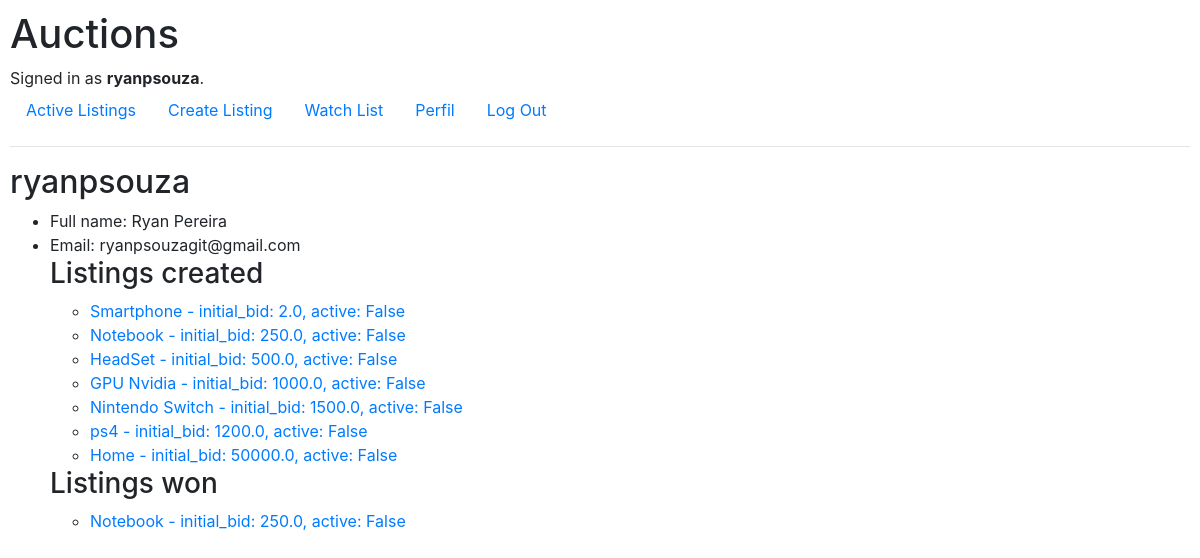
The app's page /user/1 (signed in) with its own data.
### auctions/models.py (models this page shows)
class User(AbstractUser):
    watch_list = models.ManyToManyField('Listing', blank=True, related_name="watchlisted_by")

class Listing(models.Model):
    title = models.CharField(max_length=64)
    description = models.TextField()
    initial_bid = models.FloatField()
    image_url = models.TextField(null=True, blank=True)
    category = models.CharField(max_length=64, null=True, blank=True)
    owner_user = models.ForeignKey(User, on_delete=models.CASCADE, related_name="listings")
    active = models.BooleanField(default=True)
    winner_bid = models.DecimalField(max_digits=12, blank=True, null=True, decimal_places=2)
    winner_user = models.ForeignKey(User, blank=True, null=True, related_name="listings_won", on_delete=models.SET_NULL)
    def __str__(self):
        return f"{self.title} - initial_bid: {self.initial_bid}, active: {self.active}"

### auctions/views.py (the view)
# urls.py: path("user/<int:user_id>", views.get_user, name="get_user"),
@login_required()
def get_user(request, user_id):
    user = User.objects.get(pk=user_id)
    listings_created = user.listings.all()
    listings_won = user.listings_won.all()
    return render(request, "auctions/user-page.html", {
        "user" : user,
        "listings_created" : listings_created,
        "listings_won" : listings_won
    })

### auctions/templates/auctions/user-page.html (shortened to what this page needs)
{% extends 'auctions/layout.html' %}
{% block body %}
    <h2>{{ user.username }}</h2>
    <ul>
        <li>Full name: {{ user.first_name }} {{ user.last_name }}</li>
        <li>Email: {{ user.email }}</li>
        {% if request.user != user %}
            <h3>Listings created: {{ listings_created.count|default:0 }}</h3>
            <h3>Listings won: {{ listings_won.count|default:0 }}</h3>
        {% else %}
        <h3>Listings created</h3>
            <ul>
            {% if listings_created %}
                {% for listing in listings_created %}
                    <li>
                        <a href="{% url 'get_listing' listing.id %}">{{ listing }}</a>
                    </li>
                {% endfor %}
            {% else %}
            <li>No listings created</li>
            {% endif %}
            </ul>
        <h3>Listings won</h3>
            <ul>
            {% if listings_won %}
                {% for listing_won in listings_won %}
                    <li>
                        <a href="{% url 'get_listing_inactive' listing_won.id %}">{{ listing_won }}</a>
                    </li>
                {% endfor %}
            {% else %}
            <li>No listings won</li>
            {% endif %}
            </ul>
        {% endif %}
    </ul>
{% endblock %}

### auctions/templates/auctions/layout.html (shortened to what this page needs)
{% load static %}
<!DOCTYPE html>
<html lang="en">
    <head>
        <link rel="stylesheet" href="https://stackpath.bootstrapcdn.com/bootstrap/4.4.1/css/bootstrap.min.css">
        <link href="{% static 'auctions/styles.css' %}" rel="stylesheet">
    </head>
    <body>
        <h1>Auctions</h1>
        <div>
            {% if request.user.is_authenticated %}
                Signed in as <strong>{{ request.user.username }}</strong>.
            {% else %}
                Not signed in.
            {% endif %}
        </div>
        <ul class="nav">
            <li class="nav-item">
                <a class="nav-link" href="{% url 'index' %}">Active Listings</a>
            </li>
            {% if request.user.is_authenticated %}
                <li>
                <a class="nav-link" href="{% url 'create_announce' %}">Create Listing</a>
                </li>
                <li>
                <a class="nav-link" href="{% url 'get_watchlist' %}">Watch List</a>
                </li>
                <li>
                <a class="nav-link" href="{% url 'get_user' request.user.id %}">Perfil</a>
                </li>
                <li class="nav-item">
                    <a class="nav-link" href="{% url 'logout' %}">Log Out</a>
                </li>
            {% endif %}
        </ul>
        <hr>
        {% block body %}
        {% endblock %}
    </body>
</html>

### auctions/static/auctions/styles.css (style rules this page uses)
body { padding: 10px; }

### records on screen
User: user.username "ryanpsouza", username "ryanpsouza", first_name "Ryan", last_name "Pereira", email "ryanpsouzagit@gmail.com"
Listing: title+initial_bid+active "Smartphone - initial_bid: 2.0, active: False"
Listing: title+initial_bid+active "Notebook - initial_bid: 250.0, active: False"
Listing: title+initial_bid+active "HeadSet - initial_bid: 500.0, active: False"
Listing: title+initial_bid+active "GPU Nvidia - initial_bid: 1000.0, active: False"
Listing: title+initial_bid+active "Nintendo Switch - initial_bid: 1500.0, active: False"
Listing: title+initial_bid+active "ps4 - initial_bid: 1200.0, active: False"
Listing: title+initial_bid+active "Home - initial_bid: 50000.0, active: False"
